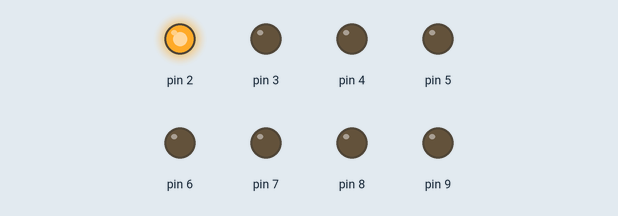
A sketch run on a simulated Arduino Uno, built with avr-gcc and run on an emulated ATmega328P. Parts: output pins drawn as LEDs (lit = HIGH).

Above: at 0.5 s.
At 1.5 s:
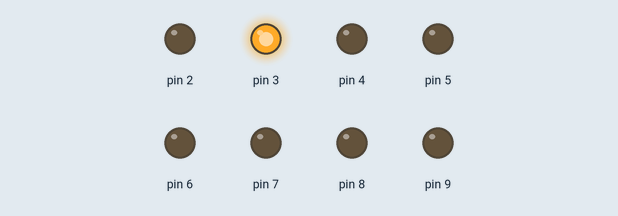
At 4.5 s:
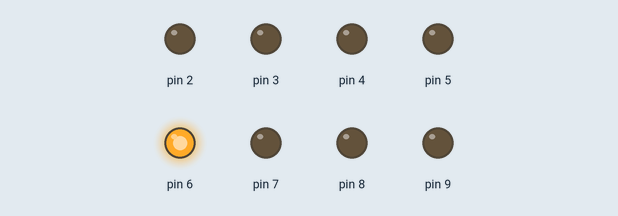
At 8.0 s:
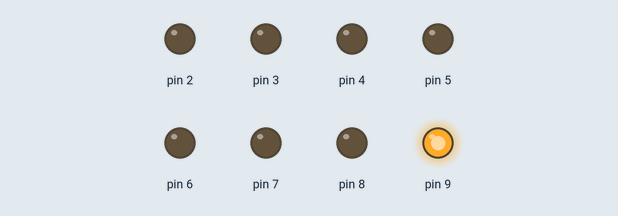
At 13.5 s:
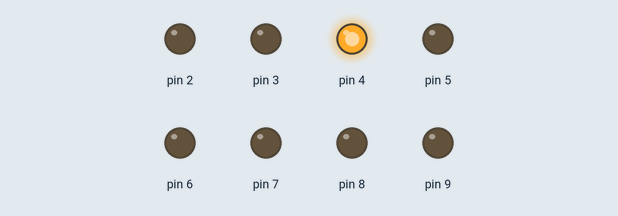
At 19.5 s:
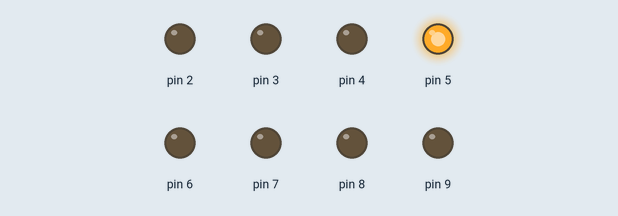
Timing chart, 0 to 20.8 s (numbered marks = the images above):
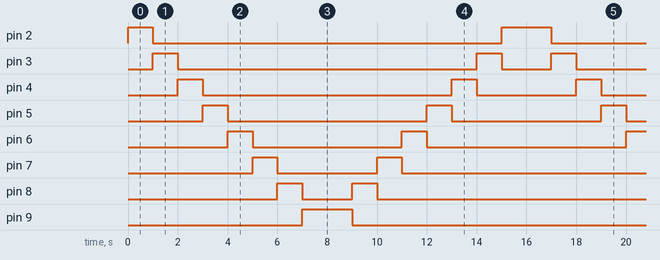

The sketch:

LEDchaser.ino
```cpp
void setup() {
    for(int i=2;i<=9;i++){
      pinMode(i,OUTPUT);
    }

}
void loop() {
  //move forward
  for(int i=2;i<=9;i++){
    digitalWrite(i,HIGH);
    delay(1000);
    digitalWrite(i,LOW);
  }
  for(int i=9;i>=2;i--){
    digitalWrite(i,OUTPUT);
    delay(1000);
    digitalWrite(i,LOW);
  }
}
```

Measured:
- by itself, pin 2: repeats every 16.0 s: LOW 14.0 s, HIGH 2.0 s
- by itself, pin 3: repeats every 16.0 s: LOW 12.0 s, HIGH 1.0 s, LOW 2.0 s, HIGH 1.0 s
- by itself, pin 4: repeats every 16.0 s: LOW 10.0 s, HIGH 1.0 s, LOW 4.0 s, HIGH 1.0 s
- by itself, pin 5: repeats every 16.0 s: LOW 8.0 s, HIGH 1.0 s, LOW 6.0 s, HIGH 1.0 s
- by itself, pin 6: repeats every 16.0 s: LOW 6.0 s, HIGH 1.0 s, LOW 8.0 s, HIGH 1.0 s
- by itself, pin 7: repeats every 16.0 s: LOW 4.0 s, HIGH 1.0 s, LOW 10.0 s, HIGH 1.0 s
- by itself, pin 8: repeats every 16.0 s: LOW 2.0 s, HIGH 1.0 s, LOW 12.0 s, HIGH 1.0 s
- by itself, pin 9: alternates HIGH for 2.0 s and LOW for 14.0 s
